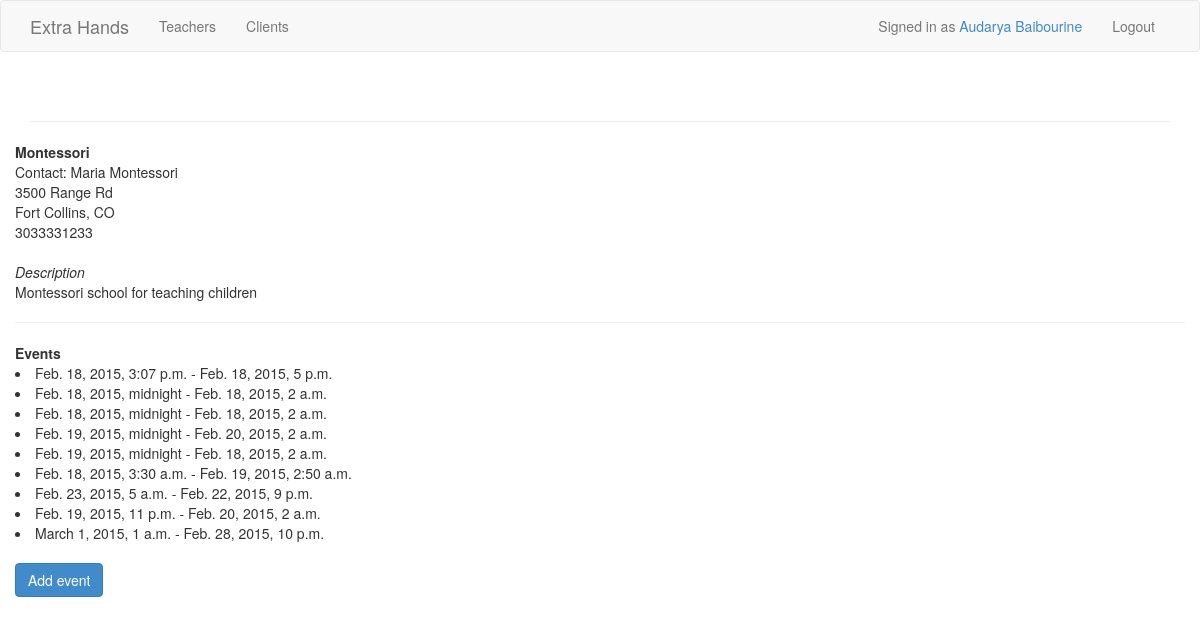
Page /client/montessori/ (signed in) on the committed database.
### extra_hands_app/models.py (models this page shows, shortened)
class Client(models.Model):
    user = models.OneToOneField(User)
    organization = models.CharField(max_length=128)
    street = models.CharField(max_length=30)
    city = models.CharField(max_length=30)
    state = models.CharField(max_length=2)
    phone_number = models.CharField(max_length=15)
    description = models.CharField(max_length=600)
    client_slug = models.SlugField(unique=True)
    campus = models.IntegerField(default=1)
    token = models.IntegerField(default=0)

class Event(models.Model):
    start_time = models.DateTimeField()
    end_time = models.DateTimeField()
    teacher = models.ForeignKey(Teacher, blank=True, null=True, default=None)
    client = models.ForeignKey(Client)
    is_open = models.BooleanField(default=False)
    in_progress = models.BooleanField(default=False)
    token = models.IntegerField(default=0)
    comments = models.CharField(max_length=500, blank=True, default ='')
    is_on_call = models.BooleanField(default=False)
    event_class = models.CharField(max_length=100, default='event-info')

### extra_hands_app/views.py (the view)
# urls.py: url(r'client/(?P<client_slug>[\w\-]+)/$', views.get_client, name ='get_client'),
@login_required
def get_client(request, client_slug):
    context_dict = {}
    try:
        client = Client.objects.get(client_slug=client_slug)
        context_dict['client'] = client
    except Client.DoesNotExist:
        pass
    client_events = Event.objects.filter(client = client)
    context_dict['events'] = client_events
    return render(request, 'client.html', context_dict)

### templates/client.html
{% extends 'base.html' %}
{% block content %}
    <strong>{{ client.organization }}</strong><br>
    Contact: {{ client.user.get_full_name }}<br>
    {{ client.street }}<br>
    {{ client.city }}, {{ client.state }} <br>
    {{ client.phone_number }}<br><br>
    <i>Description</i><br>
    <p>{{ client.description }}</p>
    <hr>
    <strong>Events</strong>
    {% for event in events %}
        <li>{{ event.start_time }} - {{ event.end_time }}</li>
    {% endfor %}
    <br>
    <a href="{% url 'add_event' client.client_slug  %}" class="btn btn-primary">Add event</a>
{% endblock %}

### templates/base.html (shortened to what this page needs)
<!DOCTYPE html>
{% load staticfiles %}
<html>
<head lang="en">
    <link href="{% static 'css/bootstrap.min.css' %}" rel="stylesheet">
    <link href="{% static 'css/custom.css' %}" rel="stylesheet">
</head>
<body>
    <nav class="navbar navbar-default">
        <div class="container">
            <div class="navbar-header">
              <a class="navbar-brand" href="/">Extra Hands</a>
            </div>
            <div class="collapse navbar-collapse" id="bs-example-navbar-collapse-1">
              <ul class="nav navbar-nav">
                <li><a href="{% url 'get_all_teachers' %}">Teachers</a></li>
                <li><a href="{% url 'get_all_clients' %}">Clients</a></li>
              </ul>
              <ul class="nav navbar-nav navbar-right">
                  {% if user.is_authenticated %}
                      <p class="navbar-text">Signed in as <a href="{% url 'myaccount' %}">{{ user.get_full_name }}</a></p>
                <li><a href="{% url 'logout' %}">Logout</a></li>
                  {% endif %}
              </ul>
            </div>
        </div>
    </nav>
    <div class="container">
        <div class="row">
            <div class="col-md-12">
                <div class="page-header">
                </div>
            </div>
        </div>
    </div>
    <div class="container">
        <div class="row">
            {% block content %}{% endblock %}
        </div>
    </div>
</body>
</html>

### rows in the picture
Client: organization "Montessori", user.get_full_name "Maria Montessori", street "3500 Range Rd", city "Fort Collins", state "CO", phone_number "3033331233", description "Montessori school for teaching children"
Event: start_time "Feb. 18, 2015, 3:07 p.m.", end_time "Feb. 18, 2015, 5 p.m."
Event: start_time "Feb. 18, 2015, midnight", end_time "Feb. 18, 2015, 2 a.m."
Event: start_time "Feb. 18, 2015, midnight", end_time "Feb. 18, 2015, 2 a.m."
Event: start_time "Feb. 19, 2015, midnight", end_time "Feb. 20, 2015, 2 a.m."
Event: start_time "Feb. 19, 2015, midnight", end_time "Feb. 18, 2015, 2 a.m."
Event: start_time "Feb. 18, 2015, 3:30 a.m.", end_time "Feb. 19, 2015, 2:50 a.m."
Event: start_time "Feb. 23, 2015, 5 a.m.", end_time "Feb. 22, 2015, 9 p.m."
Event: start_time "Feb. 19, 2015, 11 p.m.", end_time "Feb. 20, 2015, 2 a.m."
Event: start_time "March 1, 2015, 1 a.m.", end_time "Feb. 28, 2015, 10 p.m."

### other values in the picture
{{ user.get_full_name }} "Audarya Baibourine"
